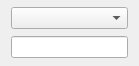
<?xml version="1.0" encoding="UTF-8"?>
<ui version="4.0">
 <class>Form</class>
 <widget class="QWidget" name="Form">
  <property name="geometry">
   <rect>
    <x>0</x>
    <y>0</y>
    <width>139</width>
    <height>66</height>
   </rect>
  </property>
  <property name="windowTitle">
   <string>Form</string>
  </property>
  <layout class="QVBoxLayout" name="vLayout">
   <property name="spacing">
    <number>0</number>
   </property>
   <property name="topMargin">
    <number>0</number>
   </property>
   <property name="bottomMargin">
    <number>0</number>
   </property>
   <item>
    <widget class="QComboBox" name="combo"/>
   </item>
   <item>
    <widget class="QLineEdit" name="line"/>
   </item>
  </layout>
 </widget>
 <resources/>
 <connections/>
</ui>
